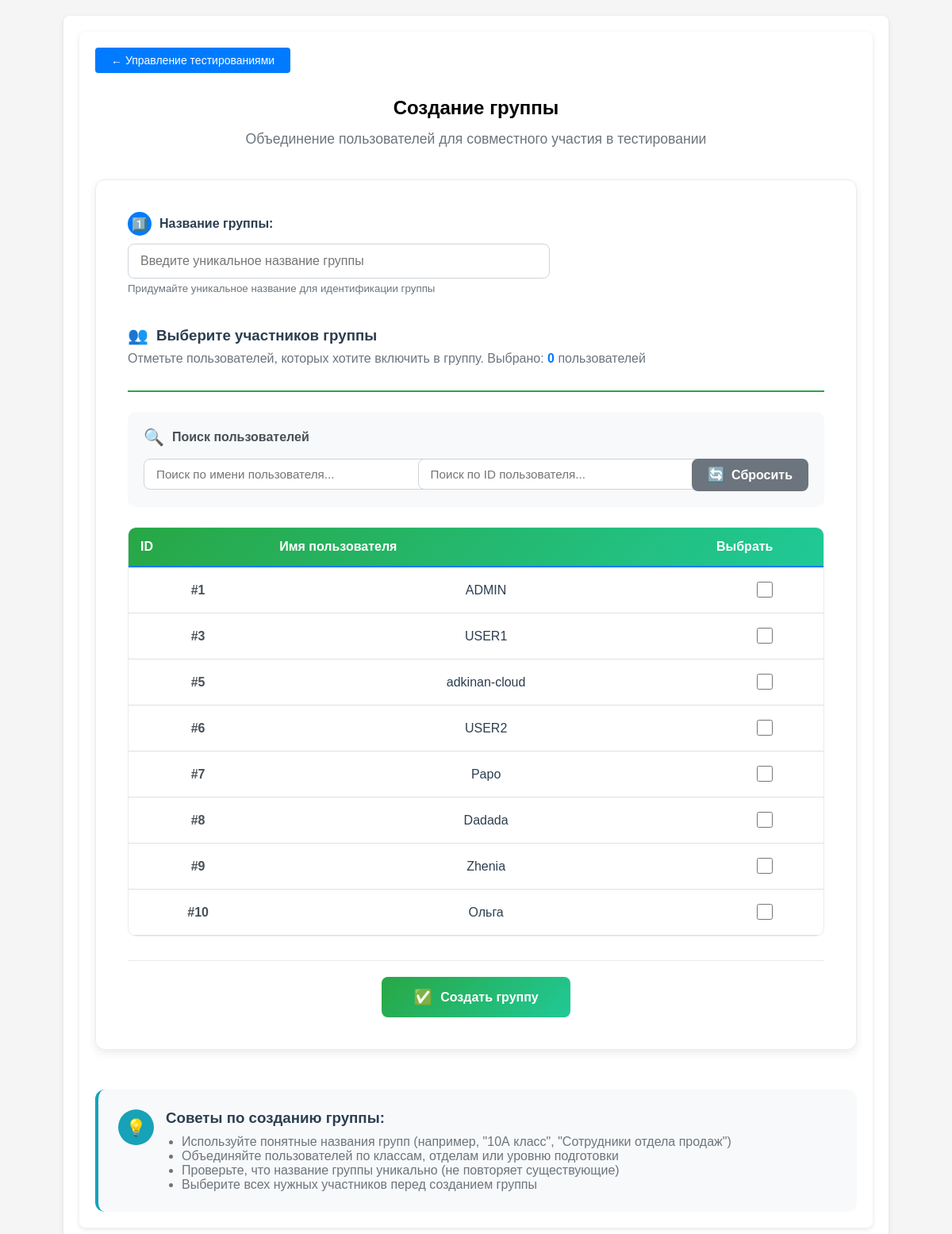
The page /dashboard/testing_management/group_create (signed in) on the database as committed earlier.
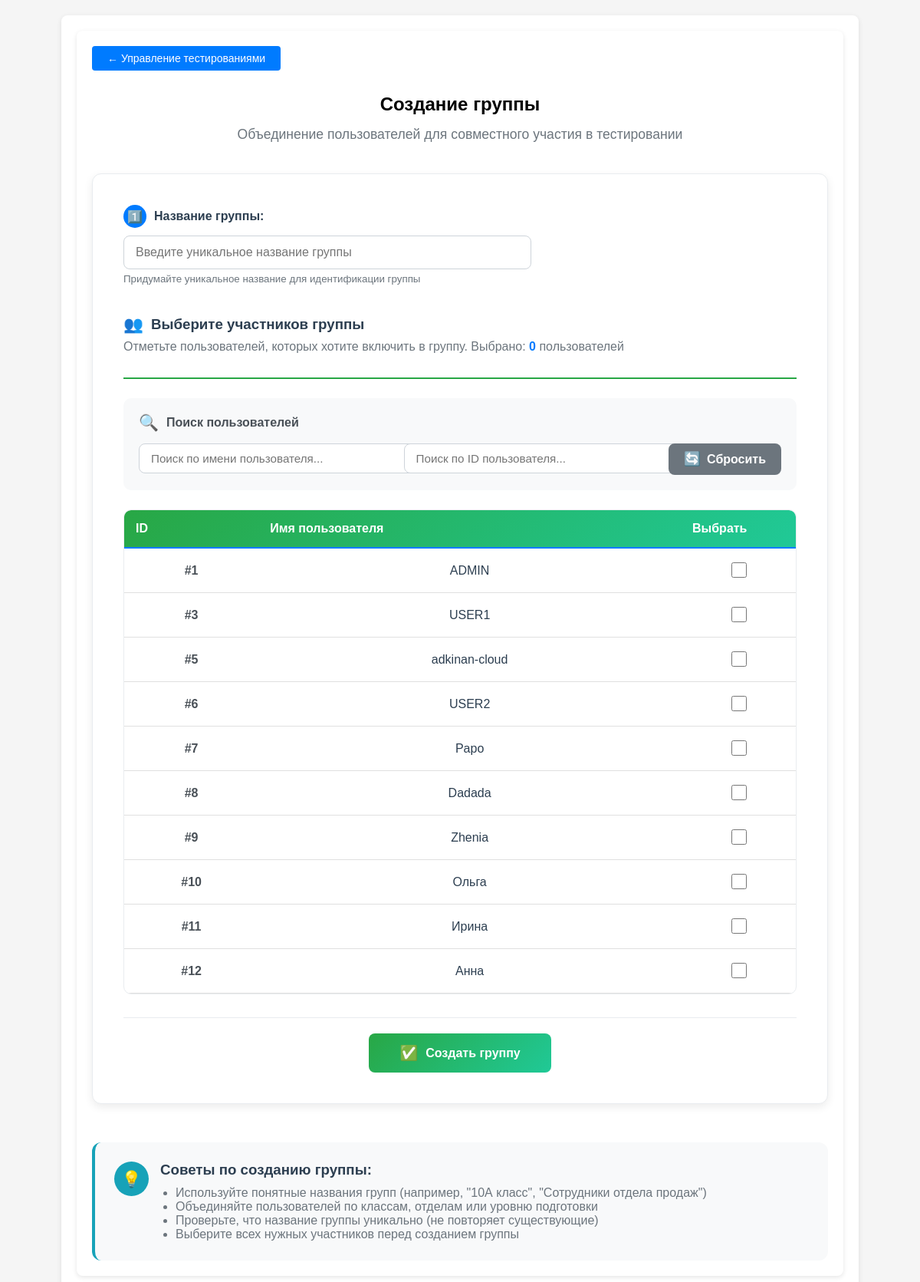
The same page on the database as committed later.
### app.py (models this page shows, shortened)
class User(db.Model, UserMixin):
    __tablename__ = 'Users'
    id =  db.Column(db.Integer, primary_key=True)
    username = db.Column(db.String(64), unique=True, nullable=False)
    password_hash = db.Column(db.String(64), nullable=False)
    privileges = db.Column(db.Integer, default = 0)
    def __repr__(self):
        return f'<User {self.username}>'
    @property
    def is_admin(self):
        return self.privileges
    @property
    def role_name(self):
        roles = {
            0: 'user',
            1: 'teacher',
            2: 'admin'
        }
        return roles.get(self.privileges, 'unknown')

### app.py (the view, shortened to what this page needs)
@app.route('/dashboard/testing_management/group_create', methods=['GET', 'POST'])
def group_create():
    if not check_privileges():
        return redirect(url_for('ErAuth'))
    users = [u for u in User.query.order_by(User.id).all() if u.role_name == 'user']
    group_names = [g.groupname for g in Group.query.order_by(Group.groupname).all()]
    if request.method == 'GET':
        return render_template(mgn + 'group_create.html', users=users, group_names=group_names)

### app.py (called while the page is built)
@login_manager.user_loader
def load_user(user_id):
    return User.query.get(int(user_id))

def check_privileges():
    curent_user = User.query.filter(
        User.username.ilike(
            session.get('curent_user')
        )
    ).first()
    print("DEBUD: curent user is",curent_user)
    print("DEBUG: curent user privileges -",curent_user.is_admin)
    if not curent_user or not curent_user.is_admin:
        return False
    else:
        return True

### templates/templateM/group_create.html (shortened to what the changed rows need)
{% extends 'base.html' %}
{% block content %}
<section class="hero-section">
    <div class="container">
        <div style="text-align: center; margin-bottom: 40px;">
            <h1 class="hero-title" style="margin-bottom: 15px;">Создание группы</h1>
        </div>
        <div style="
            max-width: 1000px;
            margin: 0 auto 50px;
            background: white;
            border-radius: 12px;
            padding: 40px;
            box-shadow: 0 4px 12px rgba(0,0,0,0.08);
            border: 1px solid #e9ecef;
        ">
            <form id="usersForm" method="post">
                <div style="
                    background: white;
                    border-radius: 10px;
                    border: 1px solid #e9ecef;
                    overflow: hidden;
                    margin-bottom: 30px;
                ">
                    <div style="overflow-x: auto;">
                        <table style="
                            width: 100%;
                            border-collapse: collapse;
                            min-width: 600px;
                        ">
                            <thead>
                                <tr style="
                                    background: linear-gradient(135deg, #28a745 0%, #20c997 100%);
                                    color: white;
                                ">
                                    <th style="padding: 15px; text-align: left; font-weight: 600; border-radius: 8px 0 0 0;">ID</th>
                                    <th style="padding: 15px; text-align: left; font-weight: 600;">Имя пользователя</th>
                                    <th style="padding: 15px; text-align: left; font-weight: 600; border-radius: 0 8px 0 0; width: 120px;">Выбрать</th>
                                </tr>
                            </thead>
                            <tbody id="usersTableBody">
                                {% for u in users %}
                                <tr style="
                                    border-bottom: 1px solid #e9ecef;
                                    transition: all 0.3s ease;
                                "
                                class="usr_row"
                                onmouseover="this.style.backgroundColor='#f8f9fa';"
                                onmouseout="this.style.backgroundColor='';">
                                    <td style="padding: 15px; font-weight: 600; color: #495057; vertical-align: middle;">
                                        #{{ u.id }}
                                    </td>
                                    <td style="padding: 15px; vertical-align: middle;">
                                        <div style="color: #2c3e50; font-weight: 500;">{{ u.username }}</div>
                                    </td>
                                    <td style="padding: 15px; vertical-align: middle; text-align: center;">
                                        <label style="
                                            display: inline-block;
                                            cursor: pointer;
                                            position: relative;
                                        ">
                                            <input
                                                type="checkbox"
                                                class="usr-checkbox"
                                                value="{{ u.id }}"
                                                style="
                                                    width: 20px;
                                                    height: 20px;
                                                    cursor: pointer;
                                                "
                                            >
                                        </label>
                                    </td>
                                </tr>
                                {% endfor %}
                            </tbody>
                        </table>
                    </div>
                </div>
            </form>
        </div>
    </div>
</section>
{% endblock %}
{% set show_footer = False %}

Rows that differ between the two databases and show on the page:
added User: id "11", username "Ирина"
added User: id "12", username "Анна"
